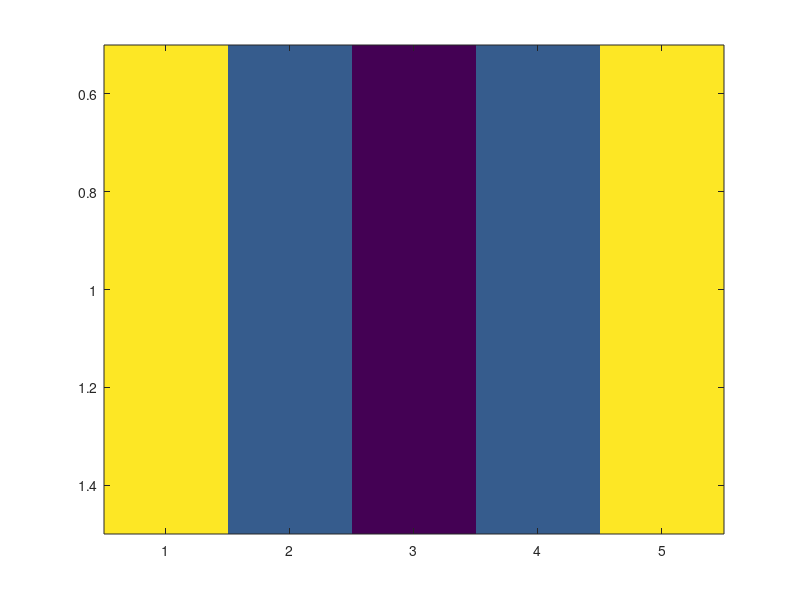

This figure's MATLAB source:
%%Code For One Dimention Heat Diffusion Explicit method

clc
clear all
N=input('Enter Numbber of Grids = ');
dt=0.01;
L=10/1000;
dx=L/(N-1);
alpha=0.25/(2000*1300);
step=1;
time=0;
x=1:1:N;
%boumdry Conditions
for i=1:N
    Tp(i)=30; % Row matrix For Previous Time Step
end
Tp(1)=250;
Tp(N)=250;
Tp
T=Tp; % Row matrix For Next Time Step to be calculated
Tavg=30;
p_time=0;
X=T;
col=0:1:250;
 figure;
 %hold on;
 h_old=plot(0,0);
while(Tavg<=140) % itterate until cetral temp < 140
    for i=2:N-1
        T(i)=(((Tp(i+1)-2*Tp(i)+Tp(i-1))*(alpha*dt)/(dx*dx))+Tp(i));
       % pause(0.1);
        Tp=T;
    end
    
    step=step+1;
    if(mod(N,2)==0)
        Tavg=(T(N/2)+T(N/2+1))/2;
        
    else
        Tavg=T(ceil(N/2));
    end
    X=[X;T];
    time=dt*step;

    if((time-p_time)>=1)  
        %h=plot(T,'-');
%        h=contourf(X);
        %h=imagesc(X);
        h=imagesc(T);
        drawnow;
        %colormap(hot);
        %colorbar;
        %axis([1 N 0 250]);
        %grid;
%        caxis([0,250])
        %temptext = ['Time = ',num2str(dt*step),' sec'];
        %xlabel(temptext) % y-axis label    delete(h_old);
        %h_old=h;
        %drawnow;
    p_time=time;
    end
    X(1,:)=[];
end
%clabel('manual')
%Results
step % Number of steps
time=step*dt  % Time Requred in seconds
%T

%figure
%plot(x,T,'-*');
%title('Time 1-D Heat Conduction');
%xlabel('dx');
%ylabel('Temprature - Deg celcious');